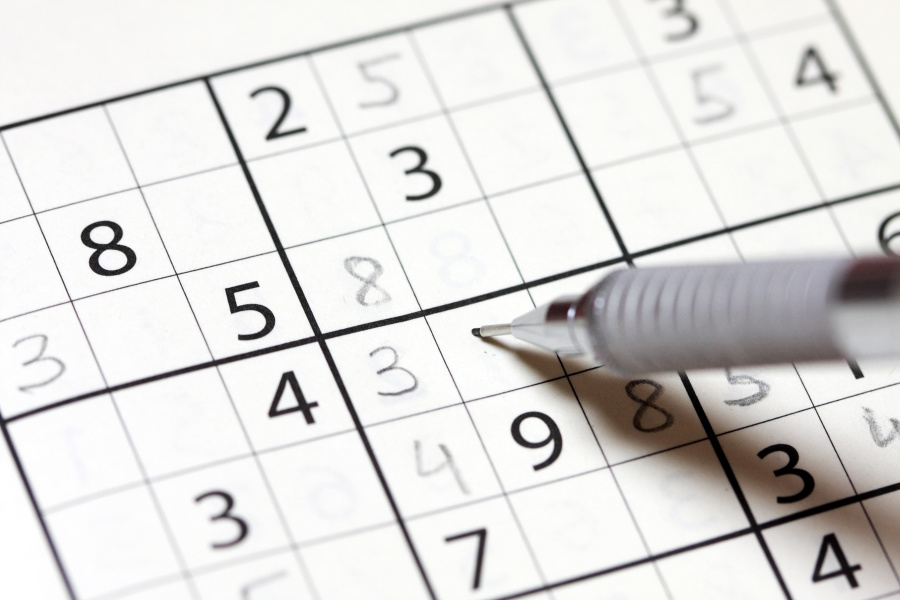
#> input picture Uloha2/sudoka.jpg, 900 x 600 px
$ python main.py
#> lines starting #> are read from the running program, lines starting #| are printed output that depends on the picture; after the words box and inside, x2 and y2 are one past the last pixel; in counts of white or black regions, pixels touching at a corner belong together
import numpy as np
import matplotlib.pyplot as plt
import math
import cv2

def hough_line(image):
    n_y, n_x = image.shape

    Maxdist = int(np.round(np.sqrt(n_x**2 + n_y ** 2)))
    thetas = np.deg2rad(np.arange(-90, 90))
    rs = np.linspace(-Maxdist, Maxdist, 2*Maxdist)
    accumulator = np.zeros((2 * Maxdist, len(thetas)))
    for y in range(n_y):
     for x in range(n_x):
          if image[y,x] > 0:
              for k in range(len(thetas)):
                r = x*np.cos(thetas[k]) + y * np.sin(thetas[k])
                accumulator[int(r) + Maxdist,k] += 1
    return accumulator, thetas, rs

def draw_line(rho,theta, colored_image):
    a=math.cos(theta)
    b=math.sin(theta)
    x0=rho*a
    y0=rho*b
    x1=int(x0+ 1000 * (-b))
    y1=int(y0+ 1000 * (a))
    x2=int(x0- 1000 * (-b))
    y2=int(y0- 1000 * (a))
    cv2.line(colored_image,(x1,y1),(x2,y2),(0,0,255),2)
    return colored_image

img = cv2.imread(r'sudoka.jpg')
#> img is the input picture: shape (600, 900, 3); mean B, G, R 219.1, 220.5, 221.7
gray = cv2.cvtColor(img, cv2.COLOR_BGR2GRAY)
edges = cv2.Canny(gray, 50, 150, apertureSize=3)
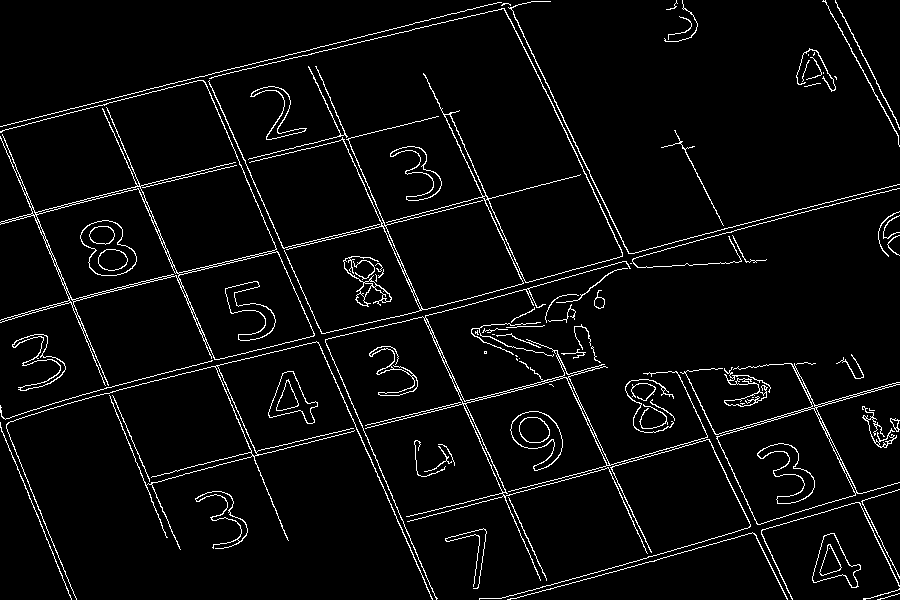
#> edges: shape (600, 900); 4.2% white in thin lines or dots

nase_rieseni_img = img.copy()
threshold = 200
accumulator, thetas, rhos = hough_line(edges)
#> after the loop in hough_line, `for y in range(n_y):`:
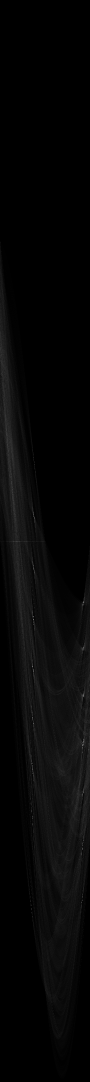
#> accumulator: shape (2164, 180) float64 (shown at 1/2 size); min 0, max 402, mean 10.6; drawn with min black and max white
#> thetas = 180 values from -1.57 to 1.55; rhos = 2164 values from -1082 to 1082
indexs = np.argwhere(accumulator > threshold)
#> indexs = 35 pairs, first value 1029 to 1800, second value 64 to 167
for indx in indexs:
    rho = int(rhos[indx[0]])
    theta = thetas[indx[1]]
    nase_rieseni_img = draw_line(rho,theta, nase_rieseni_img)
#> this loop made 35 passes
#> (indx, rho, theta, a in draw_line, b in draw_line, x0 in draw_line, y0 in draw_line, x1 in draw_line) on passes 1 to 11: ([1029, 67], -52, -0.401, 0.921, -0.391, -47.87, 20.32, 342), ([1032, 67], -49, -0.401, 0.921, -0.391, -45.1, 19.15, 345), ([1035, 68], -46, -0.384, 0.927, -0.375, -42.65, 17.23, 331), ([1036, 68], -45, -0.384, 0.927, -0.375, -41.72, 16.86, 332), ([1131, 66], 49, -0.419, 0.914, -0.407, 44.76, -19.93, 451), ([1136, 67], 54, -0.401, 0.921, -0.391, 49.71, -21.1, 440), ([1203, 167], 121, 1.34, 0.225, 0.974, 27.22, 117.9, -947), ([1204, 166], 122, 1.33, 0.242, 0.97, 29.51, 118.4, -940), ([1233, 66], 151, -0.419, 0.914, -0.407, 137.9, -61.42, 544), ([1239, 66], 157, -0.419, 0.914, -0.407, 143.4, -63.86, 550), ([1248, 67], 166, -0.401, 0.921, -0.391, 152.8, -64.86, 543)
#> pass 1, `nase_rieseni_img = draw_line(rho,theta, nase_rieseni_img)`:
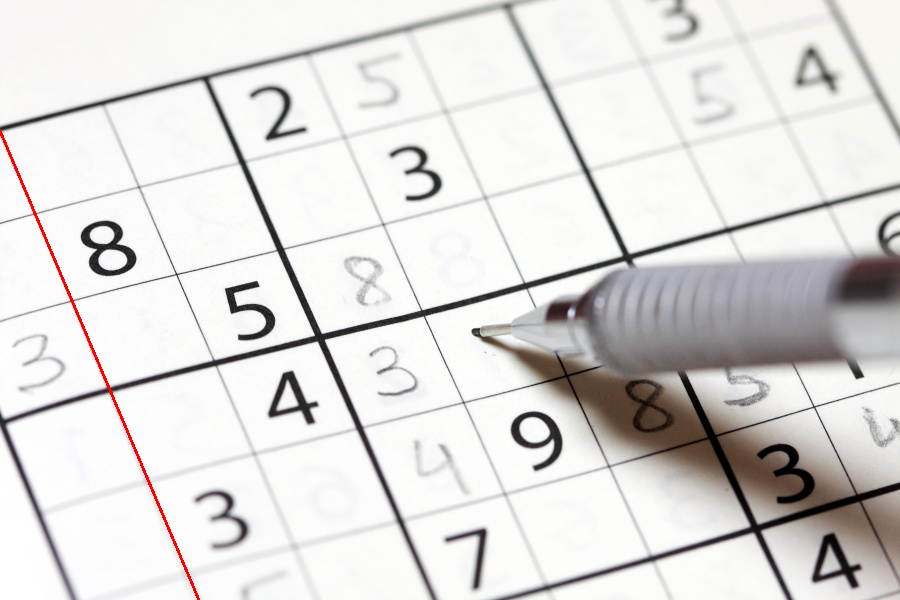
#> nase_rieseni_img: shape (600, 900, 3); 0.27% of pixels changed, all inside (x1, y1, x2, y2) = (0, 129, 200, 600)
#> after the loop:
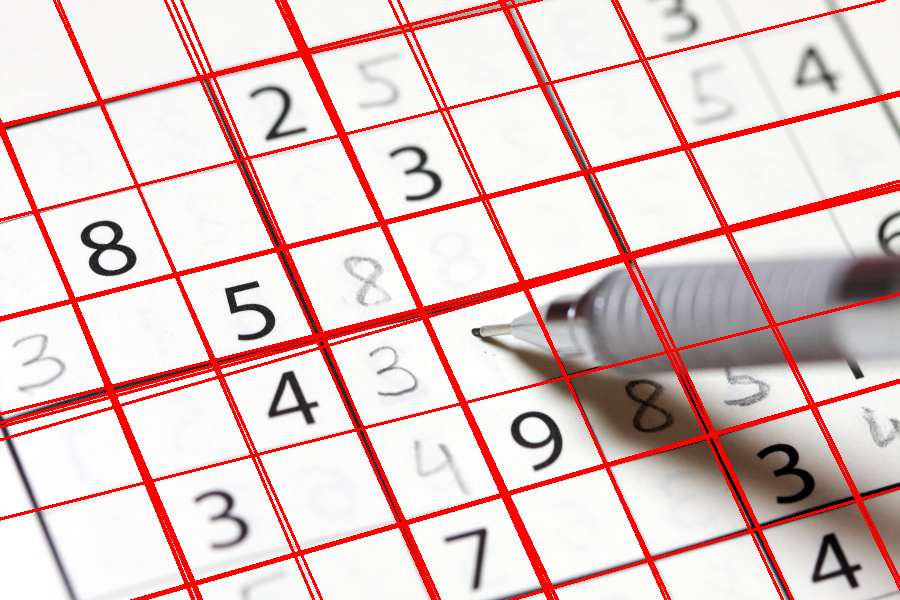
#> nase_rieseni_img: shape (600, 900, 3); mean B, G, R 199.5, 200.9, 228.5


opencv_img = img.copy()
lines = cv2.HoughLines(edges, 1, np.pi / 180, 200)
#> lines = 27 rows, first 8: [-251, 2.71], [-151, 2.72], [122, 1.33], [408, 1.31], [51, 2.74], [-354, 2.71], [-158, 2.72], [-457, 2.71]
for line in lines:
    rho,theta = line[0]
    opencv_img = draw_line(rho,theta, opencv_img)
#> this loop made 27 passes
#> (rho, theta, a in draw_line, b in draw_line, x0 in draw_line, y0 in draw_line, x1 in draw_line, y1 in draw_line) on passes 1 to 12: (-251, 2.71, -0.906, 0.423, 227.5, -106.1, -195, -1012), (-151, 2.72, -0.914, 0.407, 137.9, -61.42, -268, -974), (122, 1.33, 0.242, 0.97, 29.51, 118.4, -940, 360), (408, 1.31, 0.259, 0.966, 105.6, 394.1, -860, 652), (51, 2.74, -0.921, 0.391, -46.95, 19.93, -437, -900), (-354, 2.71, -0.906, 0.423, 320.8, -149.6, -101, -1055), (-158, 2.72, -0.914, 0.407, 144.3, -64.26, -262, -977), (-457, 2.71, -0.906, 0.423, 414.2, -193.1, -8, -1099), (-258, 2.72, -0.914, 0.407, 235.7, -104.9, -171, -1018), (309, 1.33, 0.242, 0.97, 74.75, 299.8, -895, 541), (214, 1.33, 0.242, 0.97, 51.77, 207.6, -918, 449), (-54, 2.74, -0.921, 0.391, 49.71, -21.1, -341, -941)
#> pass 1, `opencv_img = draw_line(rho,theta, opencv_img)`:
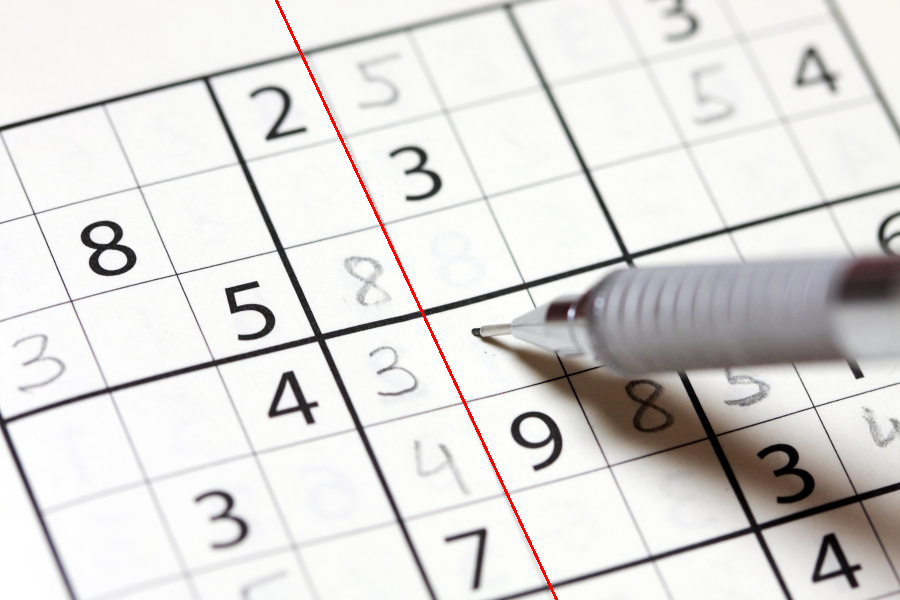
#> opencv_img: shape (600, 900, 3); 0.36% of pixels changed, all inside (x1, y1, x2, y2) = (275, 0, 558, 600)
#> pass 3, `opencv_img = draw_line(rho,theta, opencv_img)`:
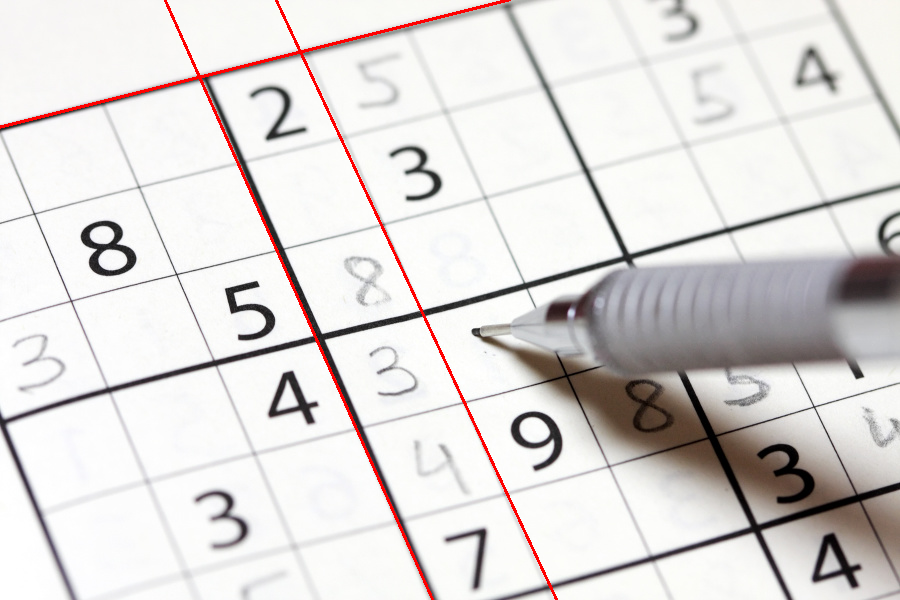
#> opencv_img: shape (600, 900, 3); mean B, G, R 217.3, 218.7, 222.5
#> after the loop:
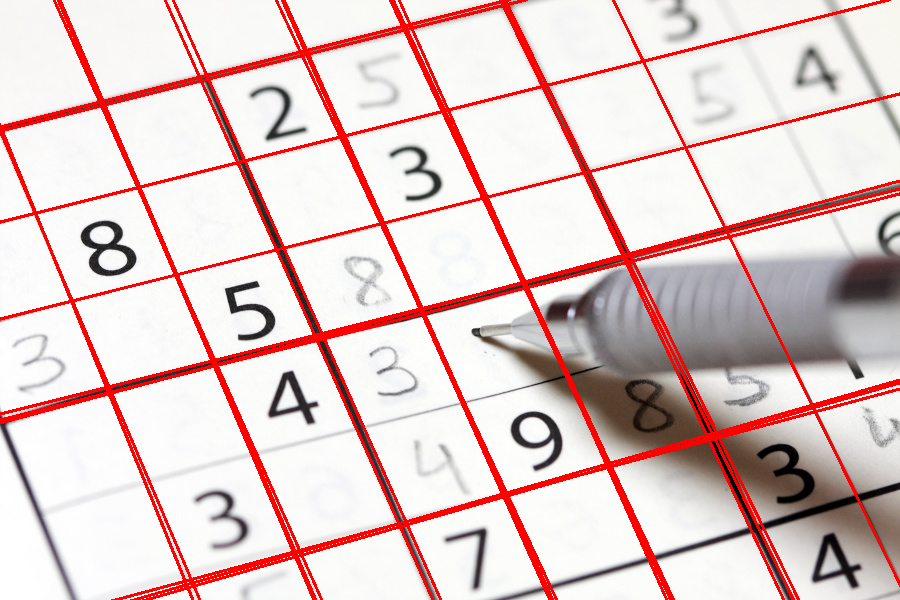
#> opencv_img: shape (600, 900, 3); 7.88% of pixels changed, all inside (x1, y1, x2, y2) = (0, 0, 900, 600)

cv2.imshow('edges', edges)
cv2.imshow('naseriesenie', nase_rieseni_img)
cv2.imshow('opencv', opencv_img)
k = cv2.waitKey(0)
#> (key Esc is pressed here)
cv2.destroyAllWindows()
